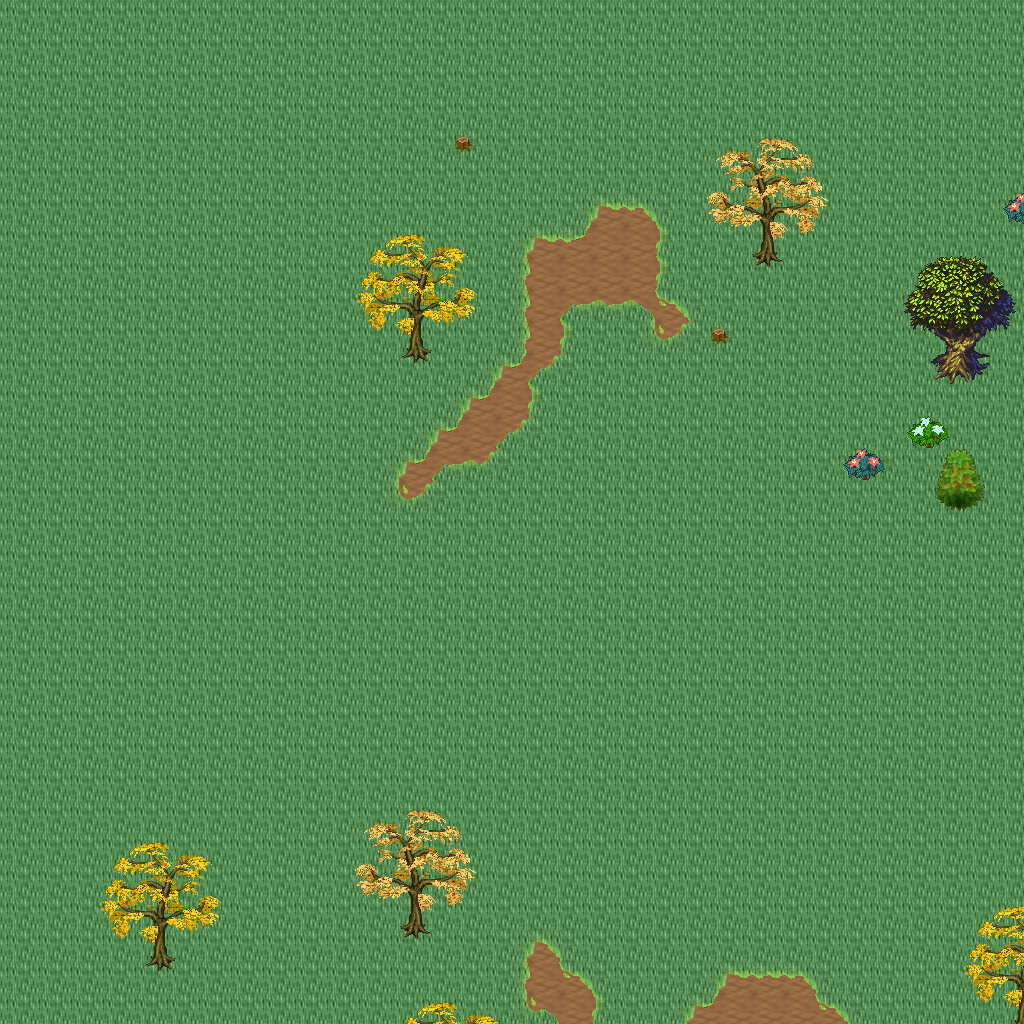

A 2D game scene composited from a Tiled map and its tileset images. What follows is a short description and the map's XML, with each tile layer's data collapsed to a summary:
An orthogonal 32x32 tile map with 32x32 px tiles, 5 tile layers (Ground, Objects, Objects2, Above, ...), 1 hidden layer not drawn, 29 tilesets.

<map version="1.10" tiledversion="1.11.0" orientation="orthogonal" renderorder="right-down" width="32" height="32" tilewidth="32" tileheight="32" infinite="0" nextlayerid="11" nextobjectid="1">
 <tileset firstgid="1" name="logic_collision" tilewidth="32" tileheight="32" tilecount="1" columns="1">
  <image source="../drawable/logic_collision.png" width="32" height="32" />
 </tileset>
 <tileset firstgid="2" name="ground_ground" tilewidth="32" tileheight="32" tilecount="33" columns="3">
  <image source="../drawable/ground_ground.png" width="96" height="352" />
 </tileset>
 <tileset firstgid="35" name="building_castle" tilewidth="32" tileheight="32" tilecount="320" columns="20">
  <image source="../drawable/building_castle.png" width="640" height="512" />
 </tileset>
 <tileset firstgid="355" name="ground_grass_corners" tilewidth="32" tileheight="32" tilecount="24" columns="6">
  <image source="../drawable/ground_grass_corners.png" width="192" height="128" />
 </tileset>
 <tileset firstgid="379" name="ground_grass_edges" tilewidth="32" tileheight="32" tilecount="36" columns="12">
  <image source="../drawable/ground_grass_edges.png" width="384" height="96" />
 </tileset>
 <tileset firstgid="415" name="ground_water_pool" tilewidth="32" tileheight="32" tilecount="72" columns="3">
  <image source="../drawable/ground_water_pool.png" width="96" height="768" />
 </tileset>
 <tileset firstgid="487" name="ground_earth_edges" tilewidth="32" tileheight="32" tilecount="18" columns="6">
  <image source="../drawable/ground_earth_edges.png" width="192" height="96" />
 </tileset>
 <tileset firstgid="505" name="item_weapon_cannon" tilewidth="32" tileheight="32" tilecount="12" columns="3">
  <image source="../drawable/item_weapon_cannon.png" width="96" height="128" />
 </tileset>
 <tileset firstgid="517" name="item_pot_barrels_1" tilewidth="32" tileheight="32" tilecount="8" columns="4">
  <image source="../drawable/item_pot_barrels_1.png" width="128" height="64" />
 </tileset>
 <tileset firstgid="525" name="ground_cobbled_paving" tilewidth="32" tileheight="32" tilecount="1" columns="1">
  <image source="../drawable/ground_cobbled_paving.png" width="32" height="32" />
 </tileset>
 <tileset firstgid="526" name="ground_ridge_earth_pale" tilewidth="32" tileheight="32" tilecount="96" columns="12">
  <image source="../drawable/ground_ridge_earth_pale.png" width="384" height="256" />
 </tileset>
 <tileset firstgid="622" name="plant_bushes_and_trees" tilewidth="32" tileheight="32" tilecount="144" columns="16">
  <image source="../drawable/plant_bushes_and_trees.png" width="512" height="289" />
 </tileset>
 <tileset firstgid="766" name="plant_bush_leafy_2" tilewidth="32" tileheight="32" tilecount="12" columns="6">
  <image source="../drawable/plant_bush_leafy_2.png" width="192" height="64" />
 </tileset>
 <tileset firstgid="778" name="plant_bush_flowering" tilewidth="32" tileheight="32" tilecount="72" columns="8">
  <image source="../drawable/plant_bush_flowering.png" width="256" height="288" />
 </tileset>
 <tileset firstgid="850" name="plant_stump_small_stump" tilewidth="32" tileheight="32" tilecount="4" columns="2">
  <image source="../drawable/plant_stump_small_stump.png" width="64" height="64" />
 </tileset>
 <tileset firstgid="854" name="plant_tree_fall_trees" tilewidth="32" tileheight="32" tilecount="40" columns="8">
  <image source="../drawable/plant_tree_fall_trees.png" width="256" height="160" />
 </tileset>
 <tileset firstgid="894" name="logic_creature_animal" tilewidth="32" tileheight="32" tilecount="32" columns="8">
  <image source="../drawable/logic_creature_animal.png" width="256" height="128" />
 </tileset>
 <tileset firstgid="926" name="logic_creature_rodent" tilewidth="32" tileheight="32" tilecount="8" columns="8">
  <image source="../drawable/logic_creature_rodent.png" width="256" height="32" />
 </tileset>
 <tileset firstgid="934" name="plant_vine" tilewidth="32" tileheight="32" tilecount="3" columns="1">
  <image source="../drawable/plant_vine.png" width="32" height="96" />
 </tileset>
 <tileset firstgid="937" name="building_cottage" tilewidth="32" tileheight="32" tilecount="256" columns="16">
  <image source="../drawable/building_cottage.png" width="512" height="512" />
 </tileset>
 <tileset firstgid="1193" name="building_roof_thatched_roof" tilewidth="32" tileheight="32" tilecount="256" columns="16">
  <image source="../drawable/building_roof_thatched_roof.png" width="512" height="512" />
 </tileset>
 <tileset firstgid="1449" name="building_window_windows" tilewidth="32" tileheight="32" tilecount="256" columns="16">
  <image source="../drawable/building_window_windows.png" width="512" height="512" />
 </tileset>
 <tileset firstgid="1705" name="building_door_doors" tilewidth="32" tileheight="32" tilecount="256" columns="16">
  <image source="../drawable/building_door_doors.png" width="512" height="512" />
 </tileset>
 <tileset firstgid="1961" name="building_fence_fence_wooden" tilewidth="32" tileheight="32" tilecount="12" columns="3">
  <image source="../drawable/building_fence_fence_wooden.png" width="96" height="128" />
 </tileset>
 <tileset firstgid="1973" name="ground_ground_3" tilewidth="32" tileheight="32" tilecount="5" columns="5">
  <image source="../drawable/ground_ground_3.png" width="160" height="32" />
 </tileset>
 <tileset firstgid="1978" name="plant_tree_tree_darkgreen" tilewidth="32" tileheight="32" tilecount="88" columns="8">
  <image source="../drawable/plant_tree_tree_darkgreen.png" width="256" height="352" />
 </tileset>
 <tileset firstgid="2066" name="logic_portal" tilewidth="32" tileheight="32" tilecount="24" columns="8">
  <image source="../drawable/logic_portal.png" width="256" height="96" />
 </tileset>
 <tileset firstgid="2090" name="building_decoration_magician_banner" tilewidth="32" tileheight="32" tilecount="3" columns="3">
  <image source="../drawable/building_decoration_magician_banner.png" width="96" height="32" />
 </tileset>
 <tileset firstgid="2093" name="ground_ladder_vertical_dark" tilewidth="32" tileheight="32" tilecount="3" columns="3">
  <image source="../drawable/ground_ladder_vertical_dark.png" width="96" height="32" />
 </tileset>
 <layer id="1" name="Ground" width="32" height="32">
  <data>[1024 cells, 1024 non-empty, 2 distinct tile ids]</data>
 </layer>
 <layer id="2" name="Objects" width="32" height="32">
  <data>[1024 cells, 66 non-empty, 23 distinct tile ids]</data>
 </layer>
 <layer id="3" name="Objects2" width="32" height="32">
  <data>[1024 cells, 7 non-empty, 3 distinct tile ids]</data>
 </layer>
 <layer id="4" name="Above" width="32" height="32">
  <data>[1024 cells, 90 non-empty, 46 distinct tile ids]</data>
 </layer>
 <layer id="5" name="Above2" width="32" height="32">
  <data>[1024 cells, 0 non-empty, 0 distinct tile ids]</data>
 </layer>
 <layer id="6" name="Walkable" width="32" height="32" visible="0">
  <data>[1024 cells, 19 non-empty, 1 distinct tile ids]</data>
 </layer>
 <objectgroup id="7" name="Mapevents" />
 <objectgroup id="8" name="Spawn" />
 <objectgroup id="9" name="Keys" />
 <objectgroup id="10" name="Replace" />
</map>
